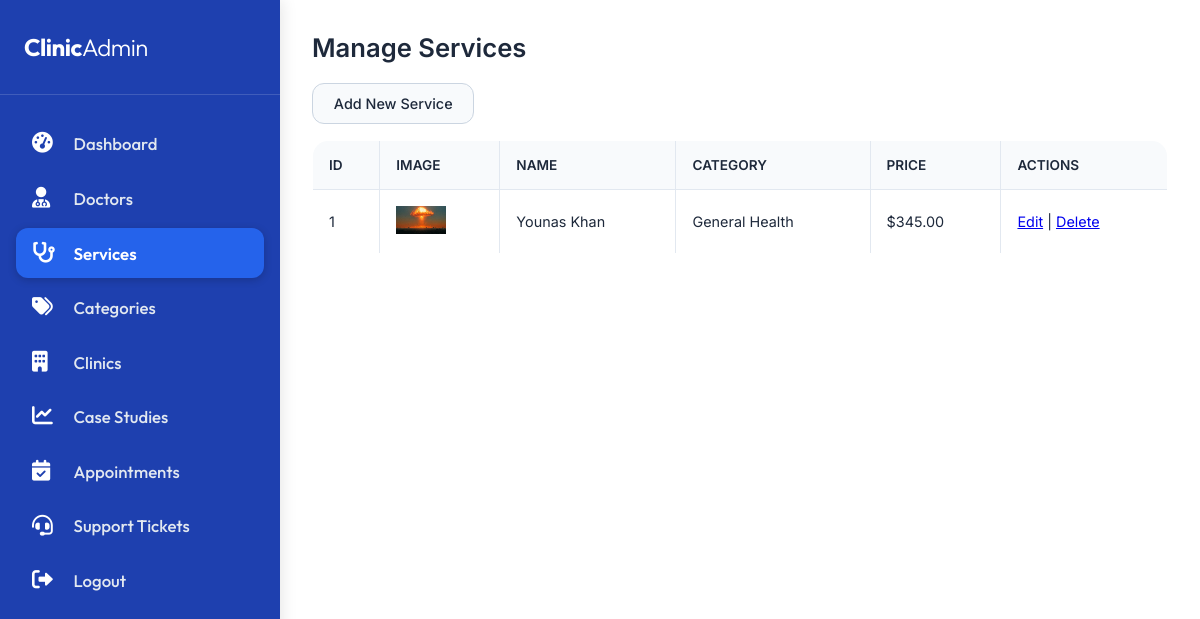
Screenshot of /admin/services.php (signed in) with the database file from the repository.
### tables this page shows
CREATE TABLE `services` (
  `id` int(11) NOT NULL,
  `name` varchar(200) NOT NULL,
  `slug` varchar(200) DEFAULT NULL,
  `category_id` int(11) DEFAULT NULL,
  `image` varchar(255) DEFAULT NULL,
  `description` text DEFAULT NULL,
  `price` decimal(10,2) DEFAULT NULL,
  `created_at` timestamp NOT NULL DEFAULT current_timestamp()
);

CREATE TABLE `categories` (
  `id` int(11) NOT NULL,
  `name` varchar(100) NOT NULL,
  `type` enum('doctor','service') NOT NULL,
  `slug` varchar(100) DEFAULT NULL,
  `created_at` timestamp NOT NULL DEFAULT current_timestamp()
);

### admin/services.php (the view, shortened to what this page needs)
<?php
require_once '../config/database.php';
$services = mysqli_query($conn, "SELECT s.*, c.name as category_name FROM services s LEFT JOIN categories c ON s.category_id = c.id ORDER BY s.id DESC");
?>
<?php include 'includes/header.php'; ?>
<h2>Manage Services</h2>
<a href="service-form.php" class="btn">Add New Service</a>
<table border="1" cellpadding="8">
    <thead>
        <tr><th>ID</th><th>Image</th><th>Name</th><th>Category</th><th>Price</th><th>Actions</th></tr>
    </thead>
    <tbody>
        <?php while($row = mysqli_fetch_assoc($services)): ?>
        <tr>
            <td><?php echo $row['id']; ?></td>
            <td><img src="../<?php echo $row['image']; ?>" width="50"></td>
            <td><?php echo htmlspecialchars($row['name']); ?></td>
            <td><?php echo $row['category_name']; ?></td>
            <td><?php echo $row['price'] ? '$'.$row['price'] : '-'; ?></td>
            <td>
                <a href="service-form.php?edit=<?php echo $row['id']; ?>">Edit</a> |
                <a href="?delete=<?php echo $row['id']; ?>" onclick="return confirm('Delete service?')">Delete</a>
            </td>
        </tr>
        <?php endwhile; ?>
    </tbody>
</table>
<?php include 'includes/footer.php'; ?>

### assets/css/admin-style.css (style rules this page uses)
* { margin: 0; padding: 0; box-sizing: border-box; }
body { font-family: 'Inter', sans-serif; background: #ffffff; color: #1e293b; overflow-x: hidden; }
h2 { font-size: 1.6rem; font-weight: 600; color: #1e293b; margin-bottom: 1.25rem; }
.btn, button[type="submit"], a.btn { display: inline-flex; align-items: center; gap: 0.5rem; background: #f8fafc; color: #1e293b; border: 1px solid #cbd5e1; padding: 0.7rem 1.3rem; border-radius: 0.75rem; font-weight: 500; font-size: 0.9rem; cursor: pointer; transition: all 0.2s; text-decoration: none; }
table { width: 100%; border-collapse: collapse; background: #ffffff; border-radius: 1rem; overflow: hidden; margin: 1rem 0; border: 1px solid #e2e8f0; }
th { background: #f8fafc; color: #1e293b; font-weight: 600; font-size: 0.85rem; text-transform: uppercase; padding: 1rem; text-align: left; border-bottom: 1px solid #e2e8f0; }
td { padding: 1rem; border-bottom: 1px solid #f1f5f9; vertical-align: middle; font-size: 0.9rem; }

### rows the page displays
services: id "1", image (picture), name "Younas Khan", category.name "General Health", price "345.00"
